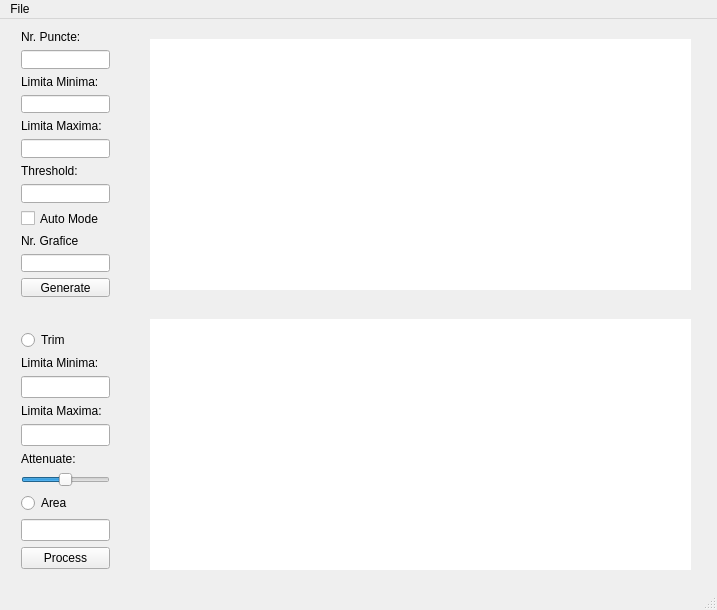
<?xml version="1.0" encoding="UTF-8"?>
<ui version="4.0">
 <class>MainWindow</class>
 <widget class="QMainWindow" name="MainWindow">
  <property name="geometry">
   <rect>
    <x>0</x>
    <y>0</y>
    <width>717</width>
    <height>610</height>
   </rect>
  </property>
  <property name="minimumSize">
   <size>
    <width>717</width>
    <height>610</height>
   </size>
  </property>
  <property name="maximumSize">
   <size>
    <width>717</width>
    <height>610</height>
   </size>
  </property>
  <property name="windowTitle">
   <string>Graph Generator</string>
  </property>
  <property name="windowIcon">
   <iconset>
    <normaloff>if_line-chart_322458.ico</normaloff>if_line-chart_322458.ico</iconset>
  </property>
  <property name="autoFillBackground">
   <bool>false</bool>
  </property>
  <widget class="QWidget" name="centralWidget">
   <widget class="QCustomPlot" name="customPlot" native="true">
    <property name="geometry">
     <rect>
      <x>150</x>
      <y>20</y>
      <width>541</width>
      <height>251</height>
     </rect>
    </property>
    <property name="palette">
     <palette>
      <active>
       <colorrole role="WindowText">
        <brush brushstyle="SolidPattern">
         <color alpha="255">
          <red>0</red>
          <green>0</green>
          <blue>0</blue>
         </color>
        </brush>
       </colorrole>
       <colorrole role="Button">
        <brush brushstyle="SolidPattern">
         <color alpha="255">
          <red>255</red>
          <green>255</green>
          <blue>255</blue>
         </color>
        </brush>
       </colorrole>
       <colorrole role="Light">
        <brush brushstyle="SolidPattern">
         <color alpha="255">
          <red>255</red>
          <green>255</green>
          <blue>255</blue>
         </color>
        </brush>
       </colorrole>
       <colorrole role="Midlight">
        <brush brushstyle="SolidPattern">
         <color alpha="255">
          <red>255</red>
          <green>255</green>
          <blue>255</blue>
         </color>
        </brush>
       </colorrole>
       <colorrole role="Dark">
        <brush brushstyle="SolidPattern">
         <color alpha="255">
          <red>127</red>
          <green>127</green>
          <blue>127</blue>
         </color>
        </brush>
       </colorrole>
       <colorrole role="Mid">
        <brush brushstyle="SolidPattern">
         <color alpha="255">
          <red>170</red>
          <green>170</green>
          <blue>170</blue>
         </color>
        </brush>
       </colorrole>
       <colorrole role="Text">
        <brush brushstyle="SolidPattern">
         <color alpha="255">
          <red>0</red>
          <green>0</green>
          <blue>0</blue>
         </color>
        </brush>
       </colorrole>
       <colorrole role="BrightText">
        <brush brushstyle="SolidPattern">
         <color alpha="255">
          <red>255</red>
          <green>255</green>
          <blue>255</blue>
         </color>
        </brush>
       </colorrole>
       <colorrole role="ButtonText">
        <brush brushstyle="SolidPattern">
         <color alpha="255">
          <red>0</red>
          <green>0</green>
          <blue>0</blue>
         </color>
        </brush>
       </colorrole>
       <colorrole role="Base">
        <brush brushstyle="SolidPattern">
         <color alpha="255">
          <red>255</red>
          <green>255</green>
          <blue>255</blue>
         </color>
        </brush>
       </colorrole>
       <colorrole role="Window">
        <brush brushstyle="SolidPattern">
         <color alpha="255">
          <red>255</red>
          <green>255</green>
          <blue>255</blue>
         </color>
        </brush>
       </colorrole>
       <colorrole role="Shadow">
        <brush brushstyle="SolidPattern">
         <color alpha="255">
          <red>0</red>
          <green>0</green>
          <blue>0</blue>
         </color>
        </brush>
       </colorrole>
       <colorrole role="AlternateBase">
        <brush brushstyle="SolidPattern">
         <color alpha="255">
          <red>255</red>
          <green>255</green>
          <blue>255</blue>
         </color>
        </brush>
       </colorrole>
       <colorrole role="ToolTipBase">
        <brush brushstyle="SolidPattern">
         <color alpha="255">
          <red>255</red>
          <green>255</green>
          <blue>220</blue>
         </color>
        </brush>
       </colorrole>
       <colorrole role="ToolTipText">
        <brush brushstyle="SolidPattern">
         <color alpha="255">
          <red>0</red>
          <green>0</green>
          <blue>0</blue>
         </color>
        </brush>
       </colorrole>
      </active>
      <inactive>
       <colorrole role="WindowText">
        <brush brushstyle="SolidPattern">
         <color alpha="255">
          <red>0</red>
          <green>0</green>
          <blue>0</blue>
         </color>
        </brush>
       </colorrole>
       <colorrole role="Button">
        <brush brushstyle="SolidPattern">
         <color alpha="255">
          <red>255</red>
          <green>255</green>
          <blue>255</blue>
         </color>
        </brush>
       </colorrole>
       <colorrole role="Light">
        <brush brushstyle="SolidPattern">
         <color alpha="255">
          <red>255</red>
          <green>255</green>
          <blue>255</blue>
         </color>
        </brush>
       </colorrole>
       <colorrole role="Midlight">
        <brush brushstyle="SolidPattern">
         <color alpha="255">
          <red>255</red>
          <green>255</green>
          <blue>255</blue>
         </color>
        </brush>
       </colorrole>
       <colorrole role="Dark">
        <brush brushstyle="SolidPattern">
         <color alpha="255">
          <red>127</red>
          <green>127</green>
          <blue>127</blue>
         </color>
        </brush>
       </colorrole>
       <colorrole role="Mid">
        <brush brushstyle="SolidPattern">
         <color alpha="255">
          <red>170</red>
          <green>170</green>
          <blue>170</blue>
         </color>
        </brush>
       </colorrole>
       <colorrole role="Text">
        <brush brushstyle="SolidPattern">
         <color alpha="255">
          <red>0</red>
          <green>0</green>
          <blue>0</blue>
         </color>
        </brush>
       </colorrole>
       <colorrole role="BrightText">
        <brush brushstyle="SolidPattern">
         <color alpha="255">
          <red>255</red>
          <green>255</green>
          <blue>255</blue>
         </color>
        </brush>
       </colorrole>
       <colorrole role="ButtonText">
        <brush brushstyle="SolidPattern">
         <color alpha="255">
          <red>0</red>
          <green>0</green>
          <blue>0</blue>
         </color>
        </brush>
       </colorrole>
       <colorrole role="Base">
        <brush brushstyle="SolidPattern">
         <color alpha="255">
          <red>255</red>
          <green>255</green>
          <blue>255</blue>
         </color>
        </brush>
       </colorrole>
       <colorrole role="Window">
        <brush brushstyle="SolidPattern">
         <color alpha="255">
          <red>255</red>
          <green>255</green>
          <blue>255</blue>
         </color>
        </brush>
       </colorrole>
       <colorrole role="Shadow">
        <brush brushstyle="SolidPattern">
         <color alpha="255">
          <red>0</red>
          <green>0</green>
          <blue>0</blue>
         </color>
        </brush>
       </colorrole>
       <colorrole role="AlternateBase">
        <brush brushstyle="SolidPattern">
         <color alpha="255">
          <red>255</red>
          <green>255</green>
          <blue>255</blue>
         </color>
        </brush>
       </colorrole>
       <colorrole role="ToolTipBase">
        <brush brushstyle="SolidPattern">
         <color alpha="255">
          <red>255</red>
          <green>255</green>
          <blue>220</blue>
         </color>
        </brush>
       </colorrole>
       <colorrole role="ToolTipText">
        <brush brushstyle="SolidPattern">
         <color alpha="255">
          <red>0</red>
          <green>0</green>
          <blue>0</blue>
         </color>
        </brush>
       </colorrole>
      </inactive>
      <disabled>
       <colorrole role="WindowText">
        <brush brushstyle="SolidPattern">
         <color alpha="255">
          <red>127</red>
          <green>127</green>
          <blue>127</blue>
         </color>
        </brush>
       </colorrole>
       <colorrole role="Button">
        <brush brushstyle="SolidPattern">
         <color alpha="255">
          <red>255</red>
          <green>255</green>
          <blue>255</blue>
         </color>
        </brush>
       </colorrole>
       <colorrole role="Light">
        <brush brushstyle="SolidPattern">
         <color alpha="255">
          <red>255</red>
          <green>255</green>
          <blue>255</blue>
         </color>
        </brush>
       </colorrole>
       <colorrole role="Midlight">
        <brush brushstyle="SolidPattern">
         <color alpha="255">
          <red>255</red>
          <green>255</green>
          <blue>255</blue>
         </color>
        </brush>
       </colorrole>
       <colorrole role="Dark">
        <brush brushstyle="SolidPattern">
         <color alpha="255">
          <red>127</red>
          <green>127</green>
          <blue>127</blue>
         </color>
        </brush>
       </colorrole>
       <colorrole role="Mid">
        <brush brushstyle="SolidPattern">
         <color alpha="255">
          <red>170</red>
          <green>170</green>
          <blue>170</blue>
         </color>
        </brush>
       </colorrole>
       <colorrole role="Text">
        <brush brushstyle="SolidPattern">
         <color alpha="255">
          <red>127</red>
          <green>127</green>
          <blue>127</blue>
         </color>
        </brush>
       </colorrole>
       <colorrole role="BrightText">
        <brush brushstyle="SolidPattern">
         <color alpha="255">
          <red>255</red>
          <green>255</green>
          <blue>255</blue>
         </color>
        </brush>
       </colorrole>
       <colorrole role="ButtonText">
        <brush brushstyle="SolidPattern">
         <color alpha="255">
          <red>127</red>
          <green>127</green>
          <blue>127</blue>
         </color>
        </brush>
       </colorrole>
       <colorrole role="Base">
        <brush brushstyle="SolidPattern">
         <color alpha="255">
          <red>255</red>
          <green>255</green>
          <blue>255</blue>
         </color>
        </brush>
       </colorrole>
       <colorrole role="Window">
        <brush brushstyle="SolidPattern">
         <color alpha="255">
          <red>255</red>
          <green>255</green>
          <blue>255</blue>
         </color>
        </brush>
       </colorrole>
       <colorrole role="Shadow">
        <brush brushstyle="SolidPattern">
         <color alpha="255">
          <red>0</red>
          <green>0</green>
          <blue>0</blue>
         </color>
        </brush>
       </colorrole>
       <colorrole role="AlternateBase">
        <brush brushstyle="SolidPattern">
         <color alpha="255">
          <red>255</red>
          <green>255</green>
          <blue>255</blue>
         </color>
        </brush>
       </colorrole>
       <colorrole role="ToolTipBase">
        <brush brushstyle="SolidPattern">
         <color alpha="255">
          <red>255</red>
          <green>255</green>
          <blue>220</blue>
         </color>
        </brush>
       </colorrole>
       <colorrole role="ToolTipText">
        <brush brushstyle="SolidPattern">
         <color alpha="255">
          <red>0</red>
          <green>0</green>
          <blue>0</blue>
         </color>
        </brush>
       </colorrole>
      </disabled>
     </palette>
    </property>
    <property name="autoFillBackground">
     <bool>true</bool>
    </property>
   </widget>
   <widget class="QWidget" name="layoutWidget">
    <property name="geometry">
     <rect>
      <x>10</x>
      <y>300</y>
      <width>111</width>
      <height>261</height>
     </rect>
    </property>
    <layout class="QVBoxLayout" name="verticalLayout">
     <item>
      <widget class="QRadioButton" name="Trim_rd_button">
       <property name="text">
        <string>Trim</string>
       </property>
      </widget>
     </item>
     <item>
      <widget class="QLabel" name="label_6">
       <property name="text">
        <string>Limita Minima:</string>
       </property>
      </widget>
     </item>
     <item>
      <widget class="QLineEdit" name="MinimumLimitTrim_LineEdit">
       <property name="inputMethodHints">
        <set>Qt::ImhDigitsOnly</set>
       </property>
      </widget>
     </item>
     <item>
      <widget class="QLabel" name="label_5">
       <property name="text">
        <string>Limita Maxima: </string>
       </property>
      </widget>
     </item>
     <item>
      <widget class="QLineEdit" name="MaximumLimitTrim_LineEdit">
       <property name="inputMethodHints">
        <set>Qt::ImhDigitsOnly</set>
       </property>
      </widget>
     </item>
     <item>
      <widget class="QLabel" name="label_8">
       <property name="text">
        <string>Attenuate:</string>
       </property>
      </widget>
     </item>
     <item>
      <widget class="QSlider" name="horizontalSlider">
       <property name="maximum">
        <number>100</number>
       </property>
       <property name="singleStep">
        <number>10</number>
       </property>
       <property name="sliderPosition">
        <number>50</number>
       </property>
       <property name="orientation">
        <enum>Qt::Horizontal</enum>
       </property>
      </widget>
     </item>
     <item>
      <widget class="QRadioButton" name="radioButton">
       <property name="text">
        <string>Area</string>
       </property>
      </widget>
     </item>
     <item>
      <widget class="QLineEdit" name="AreaValue_LineEdit">
       <property name="inputMethodHints">
        <set>Qt::ImhNone</set>
       </property>
       <property name="readOnly">
        <bool>true</bool>
       </property>
      </widget>
     </item>
     <item>
      <widget class="QPushButton" name="pushButton_2">
       <property name="text">
        <string>Process</string>
       </property>
      </widget>
     </item>
    </layout>
   </widget>
   <widget class="QCustomPlot" name="customPlot_2" native="true">
    <property name="geometry">
     <rect>
      <x>150</x>
      <y>300</y>
      <width>541</width>
      <height>251</height>
     </rect>
    </property>
    <property name="palette">
     <palette>
      <active>
       <colorrole role="WindowText">
        <brush brushstyle="SolidPattern">
         <color alpha="255">
          <red>0</red>
          <green>0</green>
          <blue>0</blue>
         </color>
        </brush>
       </colorrole>
       <colorrole role="Button">
        <brush brushstyle="SolidPattern">
         <color alpha="255">
          <red>255</red>
          <green>255</green>
          <blue>255</blue>
         </color>
        </brush>
       </colorrole>
       <colorrole role="Light">
        <brush brushstyle="SolidPattern">
         <color alpha="255">
          <red>255</red>
          <green>255</green>
          <blue>255</blue>
         </color>
        </brush>
       </colorrole>
       <colorrole role="Midlight">
        <brush brushstyle="SolidPattern">
         <color alpha="255">
          <red>255</red>
          <green>255</green>
          <blue>255</blue>
         </color>
        </brush>
       </colorrole>
       <colorrole role="Dark">
        <brush brushstyle="SolidPattern">
         <color alpha="255">
          <red>127</red>
          <green>127</green>
          <blue>127</blue>
         </color>
        </brush>
       </colorrole>
       <colorrole role="Mid">
        <brush brushstyle="SolidPattern">
         <color alpha="255">
          <red>170</red>
          <green>170</green>
          <blue>170</blue>
         </color>
        </brush>
       </colorrole>
       <colorrole role="Text">
        <brush brushstyle="SolidPattern">
         <color alpha="255">
          <red>0</red>
          <green>0</green>
          <blue>0</blue>
         </color>
        </brush>
       </colorrole>
       <colorrole role="BrightText">
        <brush brushstyle="SolidPattern">
         <color alpha="255">
          <red>255</red>
          <green>255</green>
          <blue>255</blue>
         </color>
        </brush>
       </colorrole>
       <colorrole role="ButtonText">
        <brush brushstyle="SolidPattern">
         <color alpha="255">
          <red>0</red>
          <green>0</green>
          <blue>0</blue>
         </color>
        </brush>
       </colorrole>
       <colorrole role="Base">
        <brush brushstyle="SolidPattern">
         <color alpha="255">
          <red>255</red>
          <green>255</green>
          <blue>255</blue>
         </color>
        </brush>
       </colorrole>
       <colorrole role="Window">
        <brush brushstyle="SolidPattern">
         <color alpha="255">
          <red>255</red>
          <green>255</green>
          <blue>255</blue>
         </color>
        </brush>
       </colorrole>
       <colorrole role="Shadow">
        <brush brushstyle="SolidPattern">
         <color alpha="255">
          <red>0</red>
          <green>0</green>
          <blue>0</blue>
         </color>
        </brush>
       </colorrole>
       <colorrole role="AlternateBase">
        <brush brushstyle="SolidPattern">
         <color alpha="255">
          <red>255</red>
          <green>255</green>
          <blue>255</blue>
         </color>
        </brush>
       </colorrole>
       <colorrole role="ToolTipBase">
        <brush brushstyle="SolidPattern">
         <color alpha="255">
          <red>255</red>
          <green>255</green>
          <blue>220</blue>
         </color>
        </brush>
       </colorrole>
       <colorrole role="ToolTipText">
        <brush brushstyle="SolidPattern">
         <color alpha="255">
          <red>0</red>
          <green>0</green>
          <blue>0</blue>
         </color>
        </brush>
       </colorrole>
      </active>
      <inactive>
       <colorrole role="WindowText">
        <brush brushstyle="SolidPattern">
         <color alpha="255">
          <red>0</red>
          <green>0</green>
          <blue>0</blue>
         </color>
        </brush>
       </colorrole>
       <colorrole role="Button">
        <brush brushstyle="SolidPattern">
         <color alpha="255">
          <red>255</red>
          <green>255</green>
          <blue>255</blue>
         </color>
        </brush>
       </colorrole>
       <colorrole role="Light">
        <brush brushstyle="SolidPattern">
         <color alpha="255">
          <red>255</red>
          <green>255</green>
          <blue>255</blue>
         </color>
        </brush>
       </colorrole>
       <colorrole role="Midlight">
        <brush brushstyle="SolidPattern">
         <color alpha="255">
          <red>255</red>
          <green>255</green>
          <blue>255</blue>
         </color>
        </brush>
       </colorrole>
       <colorrole role="Dark">
        <brush brushstyle="SolidPattern">
         <color alpha="255">
          <red>127</red>
          <green>127</green>
          <blue>127</blue>
         </color>
        </brush>
       </colorrole>
       <colorrole role="Mid">
        <brush brushstyle="SolidPattern">
         <color alpha="255">
          <red>170</red>
          <green>170</green>
          <blue>170</blue>
         </color>
        </brush>
       </colorrole>
       <colorrole role="Text">
        <brush brushstyle="SolidPattern">
         <color alpha="255">
          <red>0</red>
          <green>0</green>
          <blue>0</blue>
         </color>
        </brush>
       </colorrole>
       <colorrole role="BrightText">
        <brush brushstyle="SolidPattern">
         <color alpha="255">
          <red>255</red>
          <green>255</green>
          <blue>255</blue>
         </color>
        </brush>
       </colorrole>
       <colorrole role="ButtonText">
        <brush brushstyle="SolidPattern">
         <color alpha="255">
          <red>0</red>
          <green>0</green>
          <blue>0</blue>
         </color>
        </brush>
       </colorrole>
       <colorrole role="Base">
        <brush brushstyle="SolidPattern">
         <color alpha="255">
          <red>255</red>
          <green>255</green>
          <blue>255</blue>
         </color>
        </brush>
       </colorrole>
       <colorrole role="Window">
        <brush brushstyle="SolidPattern">
         <color alpha="255">
          <red>255</red>
          <green>255</green>
          <blue>255</blue>
         </color>
        </brush>
       </colorrole>
       <colorrole role="Shadow">
        <brush brushstyle="SolidPattern">
         <color alpha="255">
          <red>0</red>
          <green>0</green>
          <blue>0</blue>
         </color>
        </brush>
       </colorrole>
       <colorrole role="AlternateBase">
        <brush brushstyle="SolidPattern">
         <color alpha="255">
          <red>255</red>
          <green>255</green>
          <blue>255</blue>
         </color>
        </brush>
       </colorrole>
       <colorrole role="ToolTipBase">
        <brush brushstyle="SolidPattern">
         <color alpha="255">
          <red>255</red>
          <green>255</green>
          <blue>220</blue>
         </color>
        </brush>
       </colorrole>
       <colorrole role="ToolTipText">
        <brush brushstyle="SolidPattern">
         <color alpha="255">
          <red>0</red>
          <green>0</green>
          <blue>0</blue>
         </color>
        </brush>
       </colorrole>
      </inactive>
      <disabled>
       <colorrole role="WindowText">
        <brush brushstyle="SolidPattern">
         <color alpha="255">
          <red>127</red>
          <green>127</green>
          <blue>127</blue>
         </color>
        </brush>
       </colorrole>
       <colorrole role="Button">
        <brush brushstyle="SolidPattern">
         <color alpha="255">
          <red>255</red>
          <green>255</green>
          <blue>255</blue>
         </color>
        </brush>
       </colorrole>
       <colorrole role="Light">
        <brush brushstyle="SolidPattern">
         <color alpha="255">
          <red>255</red>
          <green>255</green>
          <blue>255</blue>
         </color>
        </brush>
       </colorrole>
       <colorrole role="Midlight">
        <brush brushstyle="SolidPattern">
         <color alpha="255">
          <red>255</red>
          <green>255</green>
          <blue>255</blue>
         </color>
        </brush>
       </colorrole>
       <colorrole role="Dark">
        <brush brushstyle="SolidPattern">
         <color alpha="255">
          <red>127</red>
          <green>127</green>
          <blue>127</blue>
         </color>
        </brush>
       </colorrole>
       <colorrole role="Mid">
        <brush brushstyle="SolidPattern">
         <color alpha="255">
          <red>170</red>
          <green>170</green>
          <blue>170</blue>
         </color>
        </brush>
       </colorrole>
       <colorrole role="Text">
        <brush brushstyle="SolidPattern">
         <color alpha="255">
          <red>127</red>
          <green>127</green>
          <blue>127</blue>
         </color>
        </brush>
       </colorrole>
       <colorrole role="BrightText">
        <brush brushstyle="SolidPattern">
         <color alpha="255">
          <red>255</red>
          <green>255</green>
          <blue>255</blue>
         </color>
        </brush>
       </colorrole>
       <colorrole role="ButtonText">
        <brush brushstyle="SolidPattern">
         <color alpha="255">
          <red>127</red>
          <green>127</green>
          <blue>127</blue>
         </color>
        </brush>
       </colorrole>
       <colorrole role="Base">
        <brush brushstyle="SolidPattern">
         <color alpha="255">
          <red>255</red>
          <green>255</green>
          <blue>255</blue>
         </color>
        </brush>
       </colorrole>
       <colorrole role="Window">
        <brush brushstyle="SolidPattern">
         <color alpha="255">
          <red>255</red>
          <green>255</green>
          <blue>255</blue>
         </color>
        </brush>
       </colorrole>
       <colorrole role="Shadow">
        <brush brushstyle="SolidPattern">
         <color alpha="255">
          <red>0</red>
          <green>0</green>
          <blue>0</blue>
         </color>
        </brush>
       </colorrole>
       <colorrole role="AlternateBase">
        <brush brushstyle="SolidPattern">
         <color alpha="255">
          <red>255</red>
          <green>255</green>
          <blue>255</blue>
         </color>
        </brush>
       </colorrole>
       <colorrole role="ToolTipBase">
        <brush brushstyle="SolidPattern">
         <color alpha="255">
          <red>255</red>
          <green>255</green>
          <blue>220</blue>
         </color>
        </brush>
       </colorrole>
       <colorrole role="ToolTipText">
        <brush brushstyle="SolidPattern">
         <color alpha="255">
          <red>0</red>
          <green>0</green>
          <blue>0</blue>
         </color>
        </brush>
       </colorrole>
      </disabled>
     </palette>
    </property>
    <property name="autoFillBackground">
     <bool>true</bool>
    </property>
   </widget>
   <widget class="QWidget" name="layoutWidget">
    <property name="geometry">
     <rect>
      <x>10</x>
      <y>0</y>
      <width>111</width>
      <height>289</height>
     </rect>
    </property>
    <layout class="QVBoxLayout" name="verticalLayout_2">
     <item>
      <widget class="QLabel" name="label">
       <property name="text">
        <string>Nr. Puncte:</string>
       </property>
      </widget>
     </item>
     <item>
      <widget class="QLineEdit" name="PointsNumberMax_LineEdit_int"/>
     </item>
     <item>
      <widget class="QLabel" name="label_2">
       <property name="text">
        <string>Limita Minima:</string>
       </property>
      </widget>
     </item>
     <item>
      <widget class="QLineEdit" name="InferiorLimit_LineEdit"/>
     </item>
     <item>
      <widget class="QLabel" name="label_3">
       <property name="text">
        <string>Limita Maxima: </string>
       </property>
      </widget>
     </item>
     <item>
      <widget class="QLineEdit" name="SuperiorLimit_LineEdit"/>
     </item>
     <item>
      <widget class="QLabel" name="label_4">
       <property name="text">
        <string>Threshold:</string>
       </property>
      </widget>
     </item>
     <item>
      <widget class="QLineEdit" name="Threshold_LineEdit"/>
     </item>
     <item>
      <widget class="QCheckBox" name="checkBox_Threads">
       <property name="text">
        <string>Auto Mode</string>
       </property>
      </widget>
     </item>
     <item>
      <widget class="QLabel" name="label_7">
       <property name="text">
        <string>Nr. Grafice</string>
       </property>
      </widget>
     </item>
     <item>
      <widget class="QLineEdit" name="NumberOfGraphics_LineEdit"/>
     </item>
     <item>
      <widget class="QPushButton" name="btn_generate">
       <property name="text">
        <string>Generate</string>
       </property>
      </widget>
     </item>
    </layout>
   </widget>
   <zorder>layoutWidget</zorder>
   <zorder>layoutWidget</zorder>
   <zorder>customPlot</zorder>
   <zorder>customPlot_2</zorder>
  </widget>
  <widget class="QMenuBar" name="menuBar">
   <property name="geometry">
    <rect>
     <x>0</x>
     <y>0</y>
     <width>717</width>
     <height>26</height>
    </rect>
   </property>
   <widget class="QMenu" name="menuFile">
    <property name="title">
     <string>File</string>
    </property>
    <addaction name="actionNew"/>
    <addaction name="separator"/>
    <addaction name="actionOpen"/>
    <addaction name="separator"/>
    <addaction name="actionSave"/>
    <addaction name="separator"/>
    <addaction name="actionClose"/>
   </widget>
   <addaction name="menuFile"/>
  </widget>
  <widget class="QStatusBar" name="statusBar"/>
  <action name="actionNew">
   <property name="icon">
    <iconset resource="myresources.qrc">
     <normaloff>:/Images/New.ico</normaloff>:/Images/New.ico</iconset>
   </property>
   <property name="text">
    <string>New</string>
   </property>
  </action>
  <action name="actionOpen">
   <property name="icon">
    <iconset resource="myresources.qrc">
     <normaloff>:/Images/Windows-10-File-Explorer-icon.png</normaloff>:/Images/Windows-10-File-Explorer-icon.png</iconset>
   </property>
   <property name="text">
    <string>Open</string>
   </property>
  </action>
  <action name="actionSave">
   <property name="icon">
    <iconset resource="myresources.qrc">
     <normaloff>:/Images/floppy-512.png</normaloff>:/Images/floppy-512.png</iconset>
   </property>
   <property name="text">
    <string>Save</string>
   </property>
  </action>
  <action name="actionClose">
   <property name="text">
    <string>Close</string>
   </property>
  </action>
 </widget>
 <layoutdefault spacing="6" margin="11"/>
 <customwidgets>
  <customwidget>
   <class>QCustomPlot</class>
   <extends>QWidget</extends>
   <header>qcustomplot.h</header>
   <container>1</container>
  </customwidget>
 </customwidgets>
 <resources>
  <include location="myresources.qrc"/>
 </resources>
 <connections/>
</ui>
